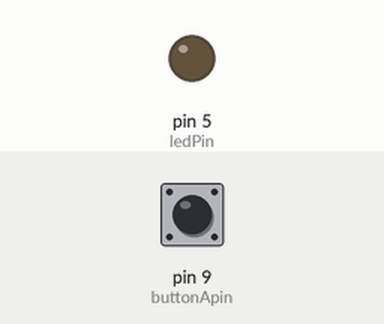
Recording of a sketch running on a simulated Arduino Uno, built with avr-gcc and run on an emulated ATmega328P. Shown: output pins drawn as LEDs (lit = HIGH). Dashed ring = blinking. The test bench sets the inputs (shaded band); at power-on: pin 9 (buttonApin) HIGH.

Above: at 1.2 s.
1.3 s: pin 9 (buttonApin) pulled LOW for 3.2 s
At 2.1 s:
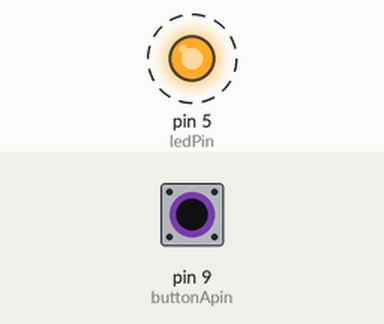
6.0 s: pin 9 (buttonApin) pulled LOW for 0.15 s
At 6.3 s:
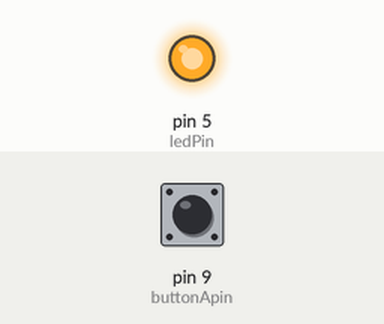
7.6 s: pin 9 (buttonApin) pulled LOW for 1 s
At 8.7 s:
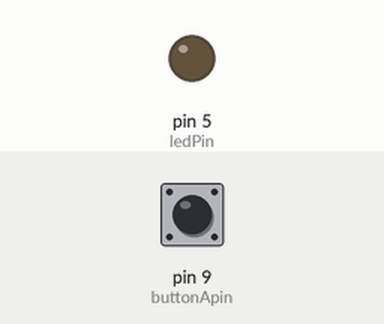
Timing chart, 0 to 10.6 s (numbered marks = the images above; inputs shaded):
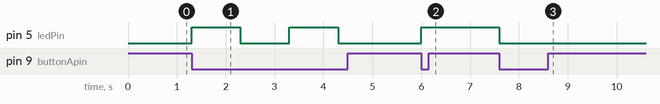

Measured:
- after the input at 1.3 s, pin 5 (ledPin): alternates HIGH for 1.0 s and LOW for 1.0 s, starting at once
- after the input at 6.0 s, pin 5 (ledPin): LOW → HIGH at once
- after the input at 7.6 s, pin 5 (ledPin): HIGH → LOW at once

The sketch:

Digital_Inputs_v2.ino
```cpp
//www.elegoo.com
//2016.12.08

int ledPin = 5;
int buttonApin = 9;
bool status = 0;

void setup()
{
  pinMode(ledPin, OUTPUT);
  pinMode(buttonApin, INPUT_PULLUP);
}

void loop()
{
 /*
  if ( (digitalRead(buttonApin) == LOW) && (status == 0) )
  {
    digitalWrite(ledPin, HIGH);
    status = 1;
    delay (1000);
  }
    else if ( (digitalRead(buttonApin) == LOW) && (status == 1) )
  {
    digitalWrite(ledPin, LOW);
    status = 0;
    delay (1000);
  }
*/

if  (digitalRead(buttonApin) == LOW)
{
  if (status == 0)
  {
    status = 1;
    digitalWrite(ledPin, HIGH);
  }
    else
    {
      status = 0;
      digitalWrite(ledPin, LOW);
    }
    delay(1000);
  }


}
```
